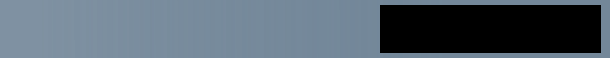
                   <widget class="QWidget" name="BuyGame_widget" native="true">
                    <property name="sizePolicy">
                     <sizepolicy hsizetype="Fixed" vsizetype="Preferred">
                      <horstretch>0</horstretch>
                      <verstretch>0</verstretch>
                     </sizepolicy>
                    </property>
                    <property name="minimumSize">
                     <size>
                      <width>610</width>
                      <height>58</height>
                     </size>
                    </property>
                    <property name="maximumSize">
                     <size>
                      <width>16777215</width>
                      <height>58</height>
                     </size>
                    </property>
                    <property name="styleSheet">
                     <string notr="true">background-color: qlineargradient(spread:pad, x1:0.949, y1:0.584818, x2:0, y2:0.585, stop:0.232955 rgba(115, 135, 153, 255), stop:0.931818 rgba(115, 135, 153, 180));</string>
                    </property>
                    <widget class="QLabel" name="BuyGameName_label">
                     <property name="geometry">
                      <rect>
                       <x>10</x>
                       <y>15</y>
                       <width>361</width>
                       <height>31</height>
                      </rect>
                     </property>
                     <property name="minimumSize">
                      <size>
                       <width>0</width>
                       <height>31</height>
                      </size>
                     </property>
                     <property name="maximumSize">
                      <size>
                       <width>16777215</width>
                       <height>31</height>
                      </size>
                     </property>
                     <property name="font">
                      <font>
                       <family>Arial</family>
                       <pointsize>16</pointsize>
                       <bold>false</bold>
                      </font>
                     </property>
                     <property name="styleSheet">
                      <string notr="true">color: rgb(255, 255, 255);
background-color: rgba(0, 0, 0, 0);</string>
                     </property>
                     <property name="text">
                      <string/>
                     </property>
                    </widget>
                    <widget class="QWidget" name="panel" native="true">
                     <property name="geometry">
                      <rect>
                       <x>380</x>
                       <y>5</y>
                       <width>221</width>
                       <height>48</height>
                      </rect>
                     </property>
                     <property name="styleSheet">
                      <string notr="true">background-color: rgba(0, 0, 0, 255);</string>
                     </property>
                     <widget class="QLabel" name="Price_label">
                      <property name="geometry">
                       <rect>
                        <x>15</x>
                        <y>14</y>
                        <width>71</width>
                        <height>21</height>
                       </rect>
                      </property>
                      <property name="font">
                       <font>
                        <family>Arial</family>
                        <pointsize>14</pointsize>
                       </font>
                      </property>
                      <property name="styleSheet">
                       <string notr="true">color: rgb(255, 255, 255);</string>
                      </property>
                      <property name="text">
                       <string/>
                      </property>
                     </widget>
                     <widget class="QPushButton" name="addToCart_Play_Install">
                      <property name="geometry">
                       <rect>
                        <x>87</x>
                        <y>3</y>
                        <width>131</width>
                        <height>41</height>
                       </rect>
                      </property>
                      <property name="font">
                       <font>
                        <family>Arial</family>
                        <pointsize>12</pointsize>
                        <bold>true</bold>
                       </font>
                      </property>
                      <property name="cursor">
                       <cursorShape>PointingHandCursor</cursorShape>
                      </property>
                      <property name="styleSheet">
                       <string notr="true">QPushButton
{
	color: rgb(255, 255, 255);
	background-color: qlineargradient(spread:pad, x1:0.516864, y1:0.722, x2:0.852, y2:1, stop:		0 rgba(160, 200, 24, 255), stop:1 rgba(188, 238, 13, 255));
	border: 0px;
}
QPushButton:hover
{	
	background-color: rgb(200, 255, 63);
	color: rgb(70, 70, 70);
}</string>
                      </property>
                      <property name="text">
                       <string/>
                      </property>
                     </widget>
                    </widget>
                   </widget>
